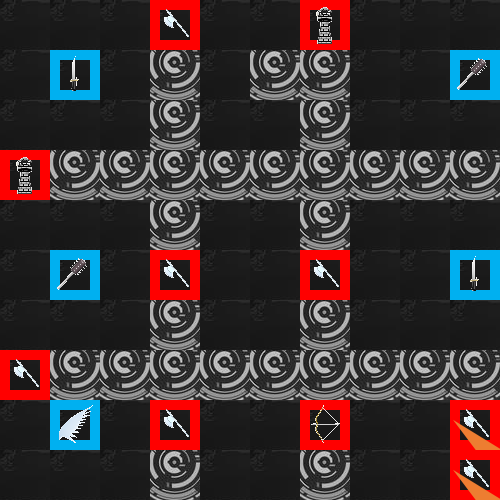

A 2D game scene composited from a Tiled map and its tileset images. What follows is a short description and the map's XML, with every tile layer's data as written:
An orthogonal 10x10 tile map with 50x50 px tiles, 4 tile layers (cellItem, teamConfig, unitConfig, keyUnit), 4 tilesets.

<map version="1.0" orientation="orthogonal" renderorder="left-down" width="10" height="10" tilewidth="50" tileheight="50" nextobjectid="10">
 <tileset firstgid="1" name="allSprite" tilewidth="50" tileheight="50" tilecount="10" columns="5">
  <image source="allSprite.png" width="250" height="100" />
  <tile id="0">
   <properties>
    <property name="category" value="SOLDIER" />
   </properties>
  </tile>
  <tile id="1">
   <properties>
    <property name="category" value="TOWER" />
   </properties>
  </tile>
  <tile id="2">
   <properties>
    <property name="category" value="ARROW" />
   </properties>
  </tile>
  <tile id="3">
   <properties>
    <property name="category" value="SWORD" />
   </properties>
  </tile>
  <tile id="4">
   <properties>
    <property name="category" value="HORSE" />
   </properties>
  </tile>
  <tile id="5">
   <properties>
    <property name="category" value="KNIFE" />
   </properties>
  </tile>
  <tile id="6">
   <properties>
    <property name="category" value="STICK" />
   </properties>
  </tile>
  <tile id="7">
   <properties>
    <property name="category" value="BOW" />
   </properties>
  </tile>
  <tile id="8">
   <properties>
    <property name="category" value="AXE" />
   </properties>
  </tile>
  <tile id="9">
   <properties>
    <property name="category" value="WING" />
   </properties>
  </tile>
 </tileset>
 <tileset firstgid="11" name="desktop" tilewidth="50" tileheight="50" tilecount="20" columns="5">
  <image source="desktop.jpg" width="293" height="220" />
  <tile id="9">
   <properties>
    <property name="item" value="sth" />
   </properties>
  </tile>
 </tileset>
 <tileset firstgid="31" name="team" tilewidth="50" tileheight="50" tilecount="2" columns="2">
  <image source="team.png" width="100" height="50" />
  <tile id="0">
   <properties>
    <property name="team" value="1" />
   </properties>
  </tile>
  <tile id="1">
   <properties>
    <property name="team" value="2" />
   </properties>
  </tile>
 </tileset>
 <tileset firstgid="33" name="key" tilewidth="50" tileheight="50" tilecount="9" columns="3">
  <image source="explode.png" width="175" height="186" />
  <tile id="0">
   <properties>
    <property name="key" type="bool" value="true" />
   </properties>
  </tile>
 </tileset>
 <layer name="cellItem" width="10" height="10">
  <data encoding="csv">
17,17,17,17,17,17,17,17,17,17,
17,17,17,20,17,20,20,17,17,17,
17,17,17,20,17,17,20,17,17,17,
17,20,20,20,20,20,20,20,20,20,
17,17,17,20,17,17,20,17,17,17,
17,17,17,17,17,17,17,17,17,17,
17,17,17,20,17,17,20,17,17,17,
17,20,20,20,20,20,20,20,20,20,
17,17,17,17,17,17,17,17,17,17,
17,17,17,20,17,17,20,17,17,17
</data>
 </layer>
 <layer name="teamConfig" width="10" height="10">
  <data encoding="csv">
0,0,0,32,0,0,32,0,0,0,
0,31,0,0,0,0,0,0,0,31,
0,0,0,0,0,0,0,0,0,0,
32,0,0,0,0,0,0,0,0,0,
0,0,0,0,0,0,0,0,0,0,
0,31,0,32,0,0,32,0,0,31,
0,0,0,0,0,0,0,0,0,0,
32,0,0,0,0,0,0,0,0,0,
0,31,0,32,0,0,32,0,0,32,
0,0,0,0,0,0,0,0,0,32
</data>
 </layer>
 <layer name="unitConfig" width="10" height="10">
  <data encoding="csv">
0,0,0,9,0,0,2,0,0,0,
0,6,0,0,0,0,0,0,0,7,
0,0,0,0,0,0,0,0,0,0,
2,0,0,0,0,0,0,0,0,0,
0,0,0,0,0,0,0,0,0,0,
0,7,0,9,0,0,9,0,0,6,
0,0,0,0,0,0,0,0,0,0,
9,0,0,0,0,0,0,0,0,0,
0,10,0,9,0,0,8,0,0,9,
0,0,0,0,0,0,0,0,0,9
</data>
 </layer>
 <layer name="keyUnit" width="10" height="10">
  <data encoding="csv">
0,0,0,0,0,0,0,0,0,0,
0,0,0,0,0,0,0,0,0,0,
0,0,0,0,0,0,0,0,0,0,
0,0,0,0,0,0,0,0,0,0,
0,0,0,0,0,0,0,0,0,0,
0,0,0,0,0,0,0,0,0,0,
0,0,0,0,0,0,0,0,0,0,
0,0,0,0,0,0,0,0,0,0,
0,0,0,0,0,0,0,0,0,33,
0,0,0,0,0,0,0,0,0,33
</data>
 </layer>
</map>
